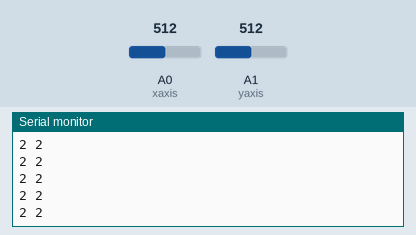
Recording of a sketch running on a simulated Arduino Uno, built with avr-gcc and run on an emulated ATmega328P. On the bench: the last lines printed to the serial monitor. The test bench sets the inputs (shaded band); at power-on: A0 (xaxis) = 512, A1 (yaxis) = 512.

Above: at 1.2 s.
1.3 s: A0 (xaxis) set to 716
At 1.8 s:
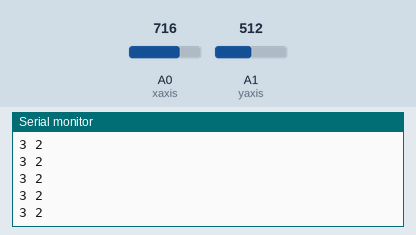
2.8 s: A1 (yaxis) set to 716
At 3.4 s:
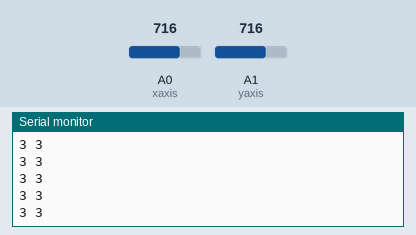
4.3 s: A0 (xaxis) set to 900
At 4.8 s:
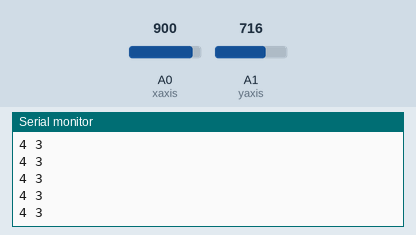
5.8 s: A1 (yaxis) set to 900
At 6.6 s:
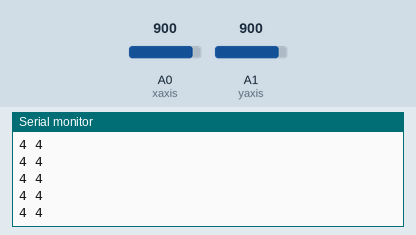
Timing chart, 0 to 8.3 s (numbered marks = the images above; inputs shaded):
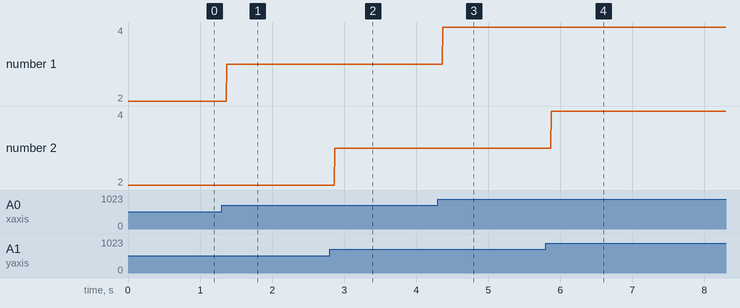

Measured:
- after the input at 1.3 s, the serial monitor: prints a new line after 0.07 s (image 1)
- after the input at 2.8 s, the serial monitor: prints a new line after 0.07 s (image 2)
- after the input at 4.3 s, the serial monitor: prints a new line after 0.07 s (image 3)
- after the input at 5.8 s, the serial monitor: prints a new line after 0.07 s (image 4)
- plotted number 1: 2 → 3 after the input at 1.3 s, 3 → 4 after the input at 4.3 s

The sketch:

Serialplotter.ino
```cpp
int sensorVal1, sensorVal2;
const int xaxis = 0;
const int yaxis = 1;

void setup() {
  // put your setup code here, to run once:
  Serial.begin(9600);
}

void loop() {
  // put your main code here, to run repeatedly:
  sensorVal1 = analogRead(xaxis);
  sensorVal2 = analogRead(yaxis);
  plot();
}

void plot()
{
  Serial.print(treatValue(sensorVal1));
  Serial.print(" "); // needed for 2 values
  Serial.println(treatValue(sensorVal2)); //last value must be println
}

int treatValue(int data) {
  return (data * 5 /1024 ); //scale the data from 1-9
}
```
